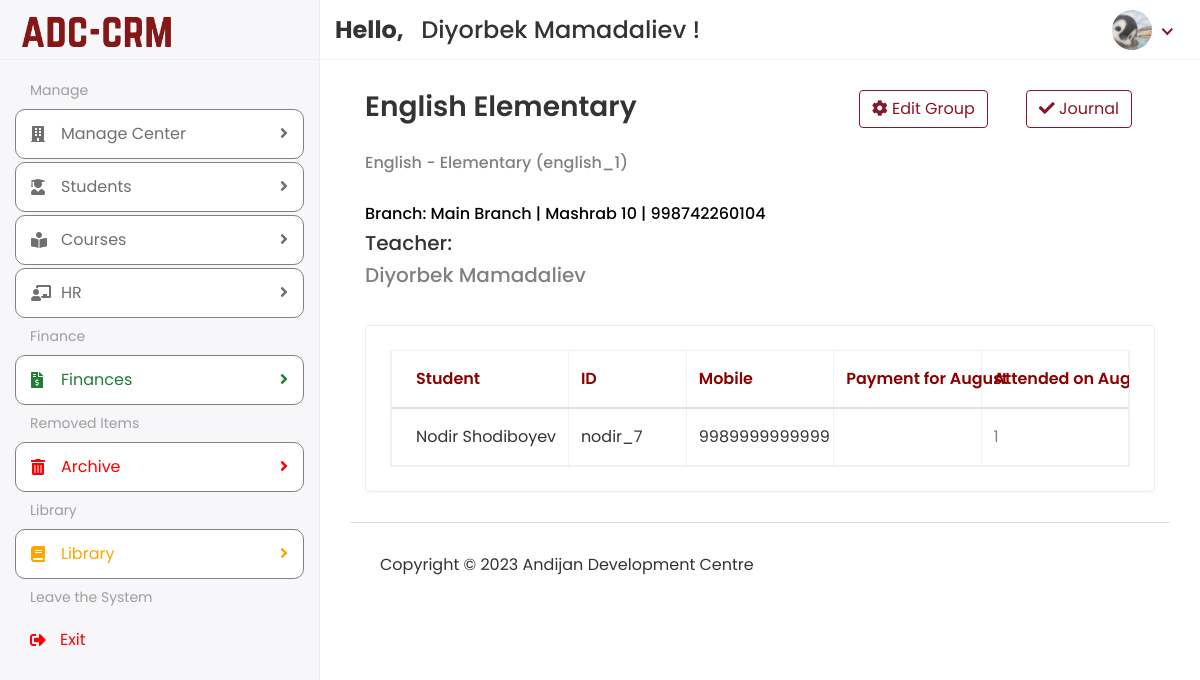
/Hod/Staff/Student/2 (signed in), run on the app's committed database.
### app/models.py (models this page shows, shortened)
class customUser(AbstractUser):
    USER = (
        (1, 'HOD'),
        (3, 'STUDENT'),
    )
    user_type = models.CharField(choices=USER, max_length=50, default=1)
    profile_pic = models.ImageField(upload_to='media/profile_pic',blank=True, null=True)
    class Meta:
        verbose_name_plural = "All Users"

class Course(models.Model):
    subject = models.CharField(max_length=100)
    level = models.CharField(max_length=150)
    branch = models.ForeignKey('Branch', on_delete=models.SET_NULL, blank=True, null=True)
    username = models.CharField(max_length=50, blank=True, null=True)
    teacher_id = models.ForeignKey(Staff, on_delete=models.DO_NOTHING, blank=True, null=True)
    status = models.CharField(max_length=30, blank=True, null=True)
    days = models.CharField(max_length=25, blank=True, null=True)
    hours = models.CharField(max_length=25, blank=True, null=True)
    created_at = models.DateTimeField(auto_now_add=True)
    updated_at = models.DateTimeField(auto_now=True)  # Updated
    class Meta:
        verbose_name_plural = "All Courses"

class Branch(models.Model):
    profile_pic = models.ImageField(upload_to='media/profile_pic', blank=True, null=True)
    name = models.CharField(max_length=100)
    address = models.CharField(max_length=255)
    phone_number = models.CharField(max_length=20)
    rooms = models.CharField(max_length=20, blank=True, null=True)
    class Meta:
        verbose_name_plural = "All Branches"
    def __str__(self):
        return f"{self.name} | {self.address} | {self.phone_number}"

class Staff(models.Model):
    admin = models.OneToOneField(customUser, on_delete=models.CASCADE)
    department = models.CharField(max_length=50)
    role = models.CharField(max_length=100)
    fines = models.CharField(max_length=30, blank=True, null=True)
    bonus = models.CharField(max_length=30, blank=True, null=True)
    tax = models.CharField(max_length=30, blank=True, null=True)
    salary_type = models.CharField(max_length=30)
    branch = models.ForeignKey('Branch', on_delete=models.SET_NULL, blank=True, null=True)
    work_format = models.CharField(max_length=30)
    salary_amount = models.CharField(max_length=30)
    birth_date = models.DateTimeField(blank=True, null=True)
    status = models.CharField(max_length=20, blank=True, null=True)
    address = models.TextField(max_length=150, blank=True, null=True)
    mobile = models.CharField(max_length=20, blank=True, null=True)
    mobiletwo = models.CharField(max_length=20, blank=True, null=True)
    created_date = models.DateTimeField(auto_now_add=True)
    updated_date = models.DateTimeField(auto_now_add=True)
    class Meta:
        verbose_name_plural = "All Staff"

class Student(models.Model):
    admin = models.OneToOneField(customUser, on_delete=models.CASCADE)
    mobile = models.CharField(max_length=14)
    mobiletwo = models.CharField(max_length=14)
    preferred_course = models.CharField(max_length=30, blank=True, null=True)
    preferred_level = models.CharField(max_length=30, blank=True, null=True)
    preferred_days = models.CharField(max_length=30, blank=True, null=True)
    preferred_time = models.CharField(max_length=30, blank=True, null=True)
    address = models.CharField(max_length=150, blank=True, null=True)
    course_id = models.ForeignKey(Course, on_delete=models.DO_NOTHING, blank=True, null=True)
    birth_date = models.DateTimeField()
    status = models.CharField(max_length=20, blank=True, null=True)
    branch = models.ForeignKey('Branch', on_delete=models.SET_NULL, blank=True, null=True)
    created_at = models.DateTimeField(auto_now_add=True)
    updated_at = models.DateTimeField(auto_now_add=True)
    class Meta:
        verbose_name_plural = "All Students"

### ADC_school_project/Hod_Views.py (the view)
# urls.py: path('Hod/Staff/Student/<str:id>', Hod_Views.VIEW_STUDENTS, name='view_students'),
@login_required(login_url='/')
def VIEW_STUDENTS(request, id):
    now_month = datetime.now().month
    nows_month = datetime.now().strftime("%B")
    course = Course.objects.get(id=id)
    student = Student.objects.filter(course_id=id)
    payments = Payments.objects.filter(group_id__icontains=course.username, created_at__month=now_month)
    existing_students = ExistingStudent.objects.filter(course_id=id)
    attendance = Attendance.objects.filter(group_id=course.username, created_at__month=now_month)
    attendance_counts = {}
    for s in student:
        count = attendance.filter(students__contains=s.admin.username).count()
        attendance_counts[s.admin.username] = count
    attendance_existing_counts = {}
    for s in existing_students:
        count = attendance.filter(students__contains=s.student_id).count()
        attendance_existing_counts[s.student_id] = count
    context = {
        'course': course,
        'nows_month': nows_month,
        'student': student,
        'attendance_existing_counts': attendance_existing_counts,
        'attendance': attendance,
        'payments': payments,
        'attendance_counts': attendance_counts,
        'existing_students': existing_students
    }
    return render(request, 'Hod/view_students.html', context)

### templates/Hod/view_students.html (shortened to what this page needs)
{% extends 'base.html' %}
{% block content %}
    <div class="content container-fluid">
  <div class="page-header">
    <div class="row align-items-center">
      <div class="col">
          <div class="col-auto text-right float-right ml-auto">
                        <a href="{% url 'view_attendance' course.id %}" class="btn btn-outline-primary mr-2"><i class="fas fa-check"></i> Journal</a>
                     </div>
        <div class="col-auto text-right float-right ml-auto">
                        <a href="{% url 'edit_course' course.id %}" class="btn btn-outline-primary mr-2"><i class="fas fa-cog"></i> Edit Group</a>
                     </div>
        <h3 class="page-title">{{ course.subject }} {{ course.level }}</a></h3>
        <br>
        <h6 style="color: gray">{{course.subject}} - {{course.level}} ({{ course.username }})</h6>
          <br>
        <h6 style="color: black">Branch: {{ course.branch }}</h6>
        <h5>Teacher: </h5>
        <h5 style="color: gray">{{ course.teacher_id.admin.first_name }} {{ course.teacher_id.admin.last_name }}</h5>
      </div>
    </div>
  </div>
  <div class="row">
    <div class="col-sm-12">
      <div class="card card-table">
        <div class="card-body">
          <div class="table-responsive table-bordered table-hover">
            <table class="table" style="table-layout: fixed;">
              <thead>
                <tr>
                  <th style="color: darkred; width: 30%;">Student</th>
                  <th style="color: darkred; width: 20%;">ID</th>
                  <th style="color: darkred; width: 25%;">Mobile</th>
                    <th style="color: darkred; width: 25%;">Payment for {{ nows_month }}</th>
                  <th style="color: darkred; width: 25%;">Attended on {{ nows_month }}</th>
                </tr>
              </thead>
              <tbody>
                {% for i in student %}
                  <tr>
                    <td>
                      {{ i.admin.first_name }}&nbsp;{{ i.admin.last_name }}
                    </td>
                    <td>{{ i.admin.username }}</td>
                    <td>{{ i.mobile }}</td>
                  <td style="color: lightslategray">
                  </td>
                    <td style="color: lightslategray">
    {% for username, count in attendance_counts.items %}
                    {% if username == i.admin.username %}
                        {{ count }}
                    {% endif %}
                {% endfor %}
</td>
                  </tr>
                {% endfor %}
              </tbody>
            </table>
          </div>
        </div>
      </div>
    </div>
  </div>
</div>
{% endblock %}

### templates/includes/header.html (shortened to what this page needs)
{% load static %}
<div class="header">
            <div class="header-left">
               <a href="{% url 'hod_home' %}" class="logo">
               <img src="{% static 'assets/img/logo.png' %}" alt="Logo">
               </a>
            </div>
            <div class="top-nav-search mt-3">
                <h4>
                    <strong>
                        Hello,
                    </strong>&nbsp;<span>
                    {{ user.first_name }} {{ user.last_name }}
                </span>!</h4>
            </div>
            <ul class="nav user-menu">
               <li class="nav-item dropdown has-arrow">
                  <a href="#" class="dropdown-toggle nav-link" data-toggle="dropdown">
                      {% if user.profile_pic == "" %}
                          <span class="user-img"><img class="rounded-circle" src="{% static 'assets/img/noimg.png' %}" width="31" alt="Profile_Picture"></span>
                      {% else %}
                  <span class="user-img"><img class="rounded-circle" src="/{{ user.profile_pic }}" width="31" alt="Profile_Picture"></span>
                      {% endif %}
                  </a>
               </li>
            </ul>
         </div>

### static/assets/css/style.css (style rules this page uses)
html { height: 100%; }
body { background-color: #fff; color: #333; font-family: 'Poppins', sans-serif; font-size: 1rem; height: 100%; line-height: 1.5; overflow-x: hidden; }
h1, h2, h3, h4, h5, h6 { font-family: 'Poppins', sans-serif; margin-top: 0; }
a { color: #86172c; }
input, button, a { transition: all 0.4s ease; -moz-transition: all 0.4s ease; -o-transition: all 0.4s ease; -ms-transition: all 0.4s ease; -webkit-transition: all 0.4s ease; }
ul, ol { padding: 0px; list-style: none; }
.table { color: #333; max-width: 100%; margin-bottom: 0; width: 100%; }
.table thead tr th { font-weight: 600; }
.table tbody tr { border-bottom: 1px solid rgba(0, 0, 0, 0.05); }
.table-bordered { border: 1px solid rgba(0, 0, 0, 0.05) !important; }
.table-bordered th, .table-bordered td { border-color: rgba(0, 0, 0, 0.05); }
.card-table .card-body .table > thead > tr > th { border-top: 0; }
.card-table .card-body .table tr td:first-child, .card-table .card-body .table tr th:first-child { padding-left: 1.5rem; }
.card-table .card-body .table tr td:last-child, .card-table .card-body .table tr th:last-child { padding-right: 1.5rem; }
.card-table .table td, .card-table .table th { border-top: 1px solid #e2e5e8; padding: 1rem 0.75rem; white-space: nowrap; }
.table-responsive { display: block; width: 100%; overflow-x: auto; }
.btn-outline-primary { color: #86172c; border-color: #86172c; }
.card { border: 1px solid #ececf5; box-shadow: 0 1px 3px 0 rgba(0, 0, 0, 0.03); margin-bottom: 1.875rem; }
.card-body { padding: 1.5rem; }
.header { background-color: #fff; border-bottom: 1px solid #f3f3f4; left: 0; position: fixed; right: 0; top: 0; z-index: 1001; height: 60px; }
.header .header-left { float: left; height: 60px; padding: 0 20px; position: relative; width: 320px; z-index: 1; transition: all 0.2s ease-in-out; background-color: #f7f7fa; border-bottom: 1px solid #efefef; border-right: 1px solid #ececf5; display: flex; align-items: center; }
.header .header-left .logo { display: inline-block; line-height: 60px; }
.header .header-left .logo img { max-height: 40px; width: auto; }
.header .dropdown-toggle:after { display: none; }
.header .has-arrow .dropdown-toggle:after { border-top: 0; border-left: 0; border-bottom: 2px solid #86172c; border-right: 2px solid #86172c; content: ''; height: 8px; display: inline-block; pointer-events: none; -webkit-transform-origin: 66% 66%; -ms-transform-origin: 66% 66%; transform-origin: 66% 66%; -webkit-transform: rotate(45deg); -ms-transform: rotate(45deg); transform: rotate(45deg); -webkit-transition: all 0.15s ease-in-out; transition: all 0.15s ease-in-out; width: 8px; vertical-align: 0px; }
.user-menu { float: right; margin: 0; position: relative; z-index: 99; padding-right: 15px; }
.user-menu.nav > li > a { color: #a0a0a0; font-size: 14px; line-height: 58px; padding: 0 15px; height: 60px; }
.user-img { margin-right: 3px; position: relative; }
.top-nav-search { float: left; margin-left: 15px; }
.page-header { margin-bottom: 1.875rem; }
.page-title { font-size: 28px; font-weight: 600; color: #333; margin-bottom: 5px; }
th, td { white-space: nowrap; }

### templates/includes/header.html (style rules this page uses)
.user-img img { border-radius: 50%; width: 40px; height: 40px; object-fit: cover; }

### data on the page
customUser: first_name "Diyorbek", last_name "Mamadaliev", profile_pic (picture)
Course: subject "English", level "Elementary", username "english_1", branch "Main Branch | Mashrab 10 | 998742260104", teacher_id.admin.first_name "Diyorbek", teacher_id.admin.last_name "Mamadaliev"
Student: admin.first_name "Nodir", admin.last_name "Shodiboyev", admin.username "nodir_7", mobile "9989999999999", attendance_counts "1"
